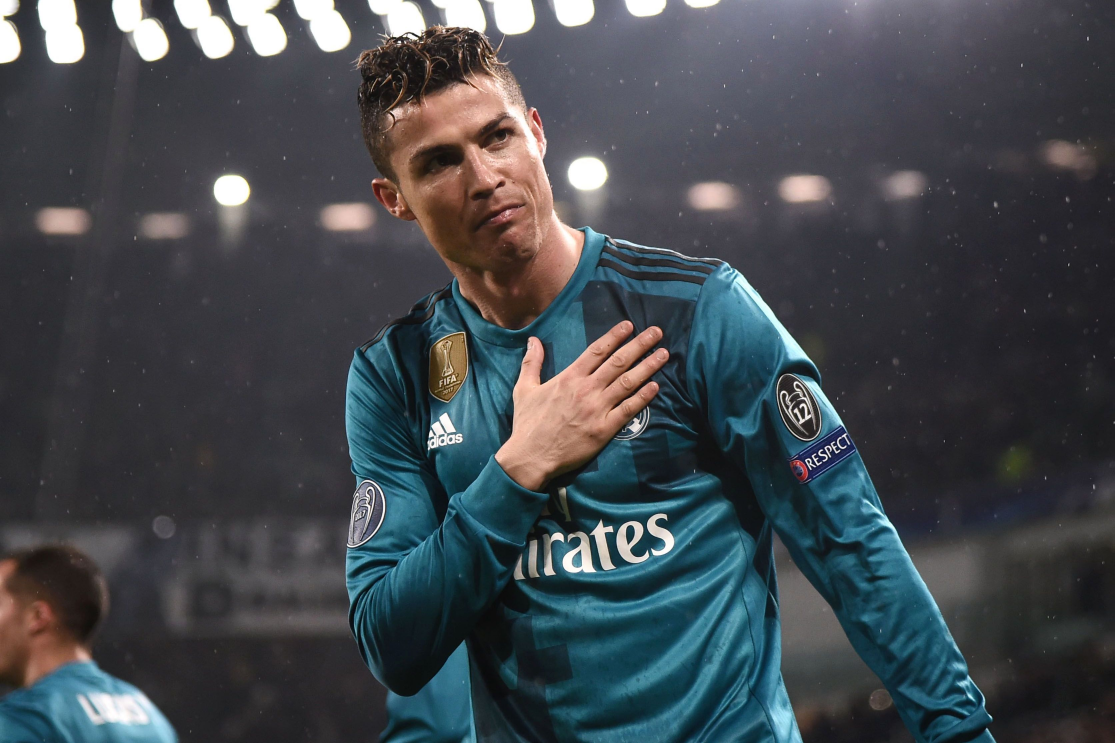
#> input picture 1/1.16-1.30/gradients/1.jpg, 3343 x 2229 px (shown at 1/3 size)
$ python 'mag_orientation - 副本.py' --image 1.jpg   (older library calls are emulated)
#> lines starting #> are read from the running program, lines starting #| are printed output that depends on the picture; after the words box and inside, x2 and y2 are one past the last pixel; in counts of white or black regions, pixels touching at a corner belong together
import numpy as np
import argparse
import cv2
import matplotlib.pyplot as plt
import imutils

ap = argparse.ArgumentParser()
ap.add_argument("-i", "--image", required=True, help="Path to the image")
ap.add_argument("-l", "--lower-angle", type=float, default=175.0,
	help="Lower orientation angle")
ap.add_argument("-u", "--upper-angle", type=float, default=180.0,
	help="Upper orientation angle")
args = vars(ap.parse_args())

# 加载图像，转换为灰度图像
image = cv2.imread(args["image"])
#> image is the input picture: shape (2229, 3343, 3); mean B, G, R 78.6, 73.1, 67.4
#################################################
face = image[90:750,1003:1704]
gray = cv2.cvtColor(face, cv2.COLOR_BGR2GRAY)
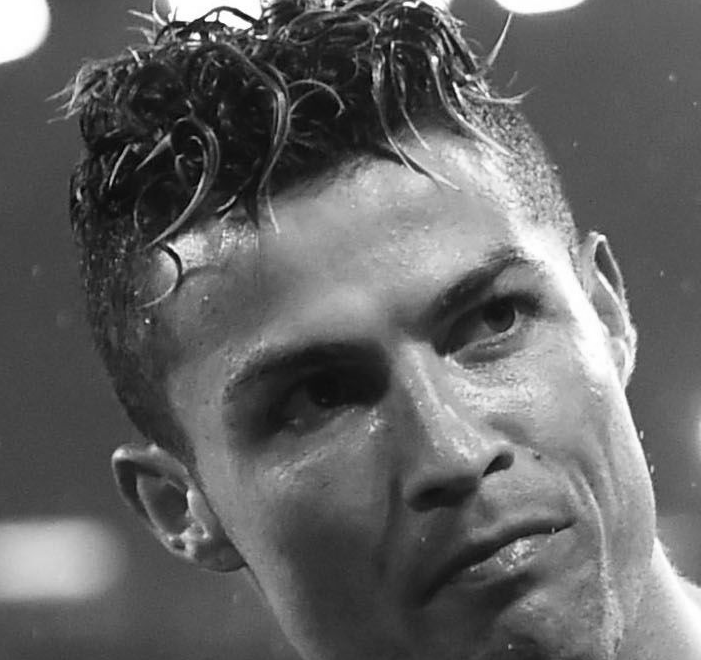
#> gray: shape (660, 701); min 1, max 255, mean 100.7
# cv2.imshow("Original", image)
plt.figure()
plt.imshow(imutils.opencv2matplotlib(image))

gX = cv2.Sobel(gray, cv2.CV_64F, 1, 0)
gY = cv2.Sobel(gray, cv2.CV_64F, 0, 1)
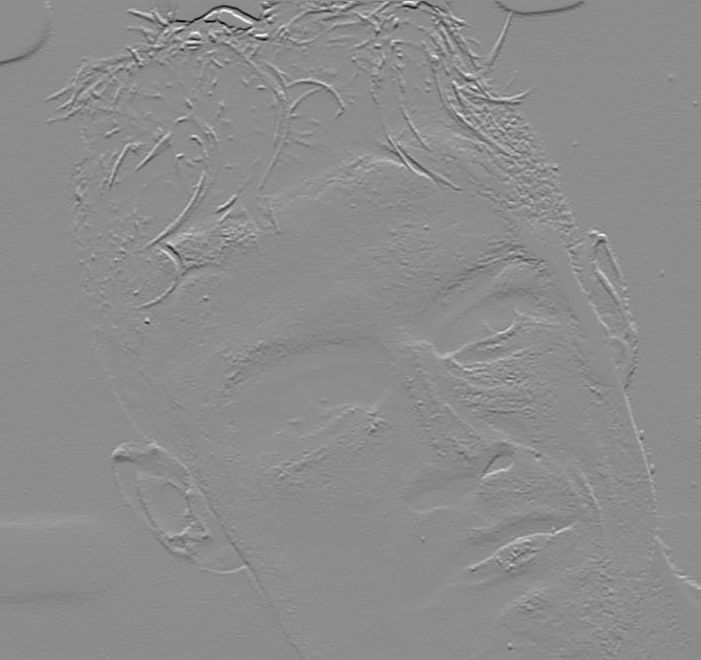
#> gY: shape (660, 701) float64; min -853, max 689, mean -1; drawn with min black and max white
cv2.imshow('gX',gX)
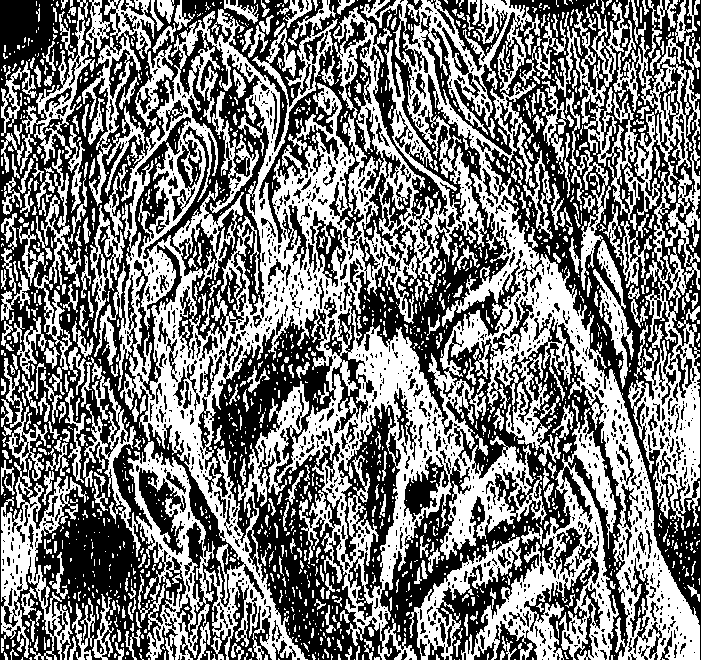
#> window 'gX': shape (660, 701); 48.1% white; 1711 white regions (1295 under 20 px), largest, box (x1, y1, x2, y2) and area: (81, 0, 700, 660) 126680, (555, 0, 700, 530) 19528, (461, 400, 619, 660) 11172
cv2.imshow('gY',gY)
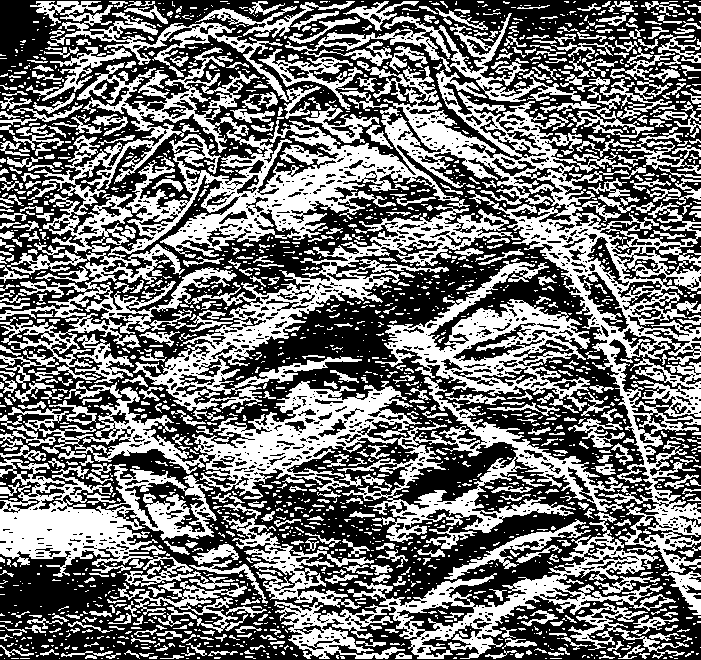
#> window 'gY': shape (660, 701); 44.9% white; 2114 white regions (1533 under 20 px), largest, box (x1, y1, x2, y2) and area: (0, 47, 701, 573) 97719, (222, 504, 676, 659) 14755, (0, 459, 217, 587) 12114
# 计算梯度的振幅和方向
mag = np.sqrt((gX ** 2) + (gY ** 2))
orientation = np.arctan2(gY, gX) * (180 / np.pi) % 180
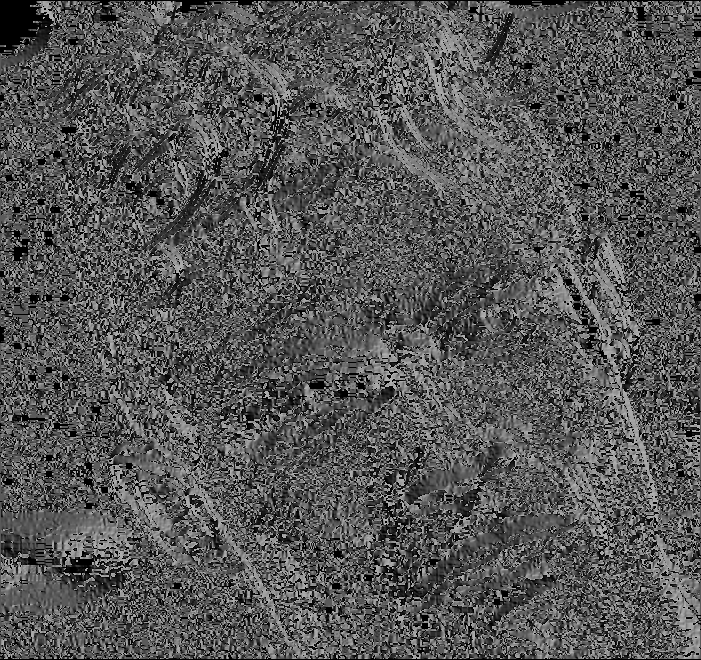
#> orientation: shape (660, 701) float64; min 0, max 179.9, mean 85.8
orientation = orientation.astype(np.uint8)
hist = cv2.calcHist([orientation], [0], None, [180], [0, 180])
#> hist = 180 values, max 25512 at index 0, min 200 at index 44, mean 2570.3
plt.figure()
plt.imshow(orientation,cmap='gray')
plt.figure()
plt.imshow(mag,cmap='gray')
plt.figure('histogram')
cv2.imshow('face',face)
cv2.waitKey()
a = hist.shape
#> a = (180, 1)
y_pos = np.arange(a[0])
#> y_pos = 180 values from 0 to 179
plt.plot(hist)
plt.bar(y_pos, np.ravel(hist), align='center', alpha=0.5)
plt.show()
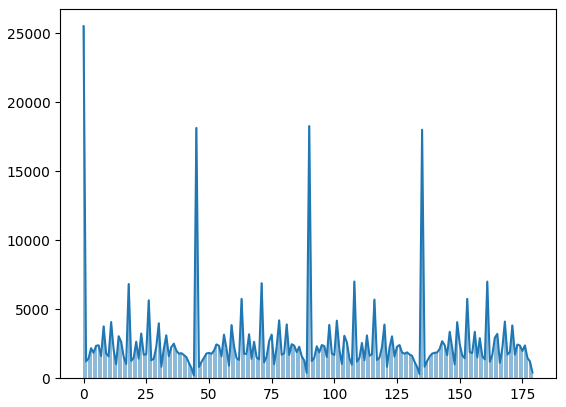
#> figure drawn by matplotlib, 1 panel; tallest bar 25512 high, from x = -0.4 to 0.4; curve peaks at x = 0, y = 25512
###########################################
# 得到所有梯度方向在这个区域内的点
idxs = np.where(orientation >= args["lower_angle"], orientation, -1)
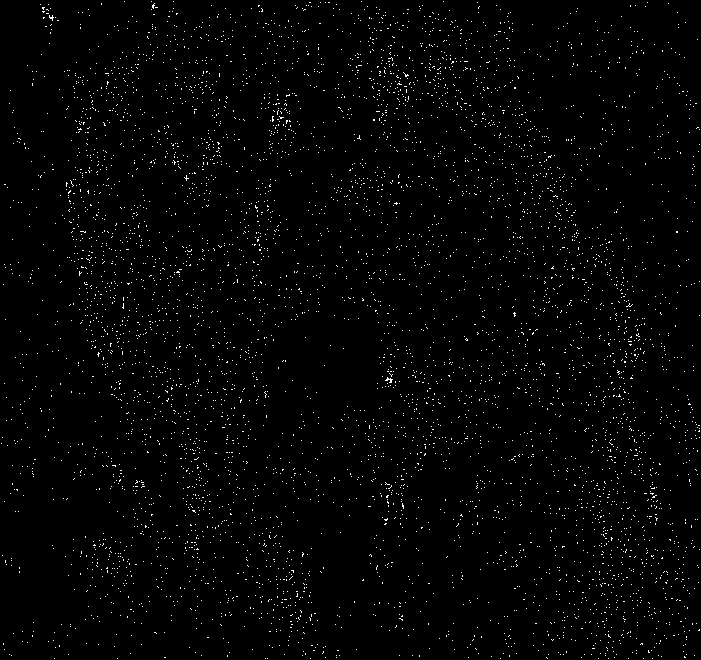
#> idxs: shape (660, 701) int16; min -1, max 179, mean 1.9; drawn with min black and max white
idxs = np.where(orientation <= args["upper_angle"], idxs, -1)
mask = np.zeros(gray.shape, dtype="uint8")
mask[idxs > -1] = 255

# 显示这些点的位置
cv2.imshow("Mask", mask)
cv2.waitKey(0)
